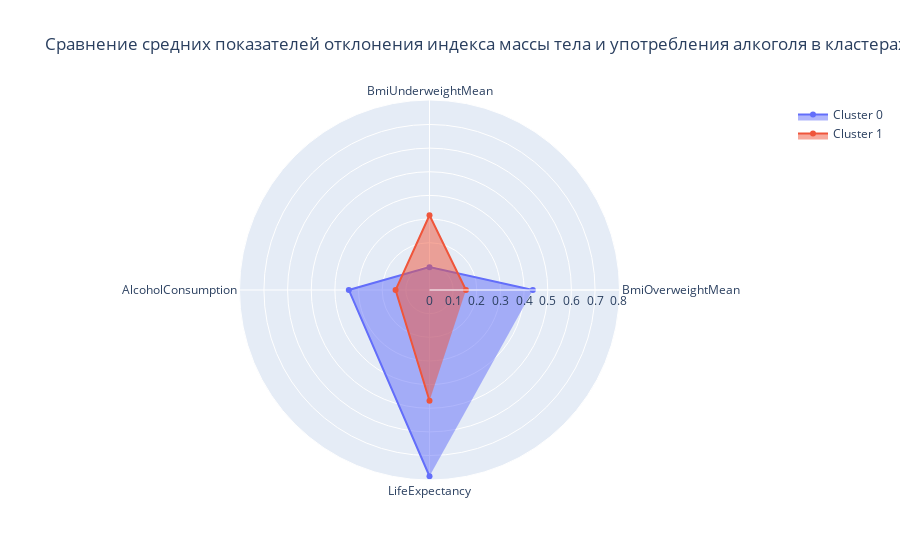

Notebook cell for this chart:
### Code cell
# Для построения графика масштабируем данные
health_scaled_data = get_scaled_data(health_data)

# Построим полярную диаграмму
display_clusters_profiles(    
    health_scaled_data.groupby(F.ClusterKMeans.value).agg('mean'),
    title='Сравнение средних показателей отклонения индекса массы тела и употребления алкоголя в кластерах стран',
    should_display_table=False,
    is_custom_size=False,
)

### Figure 1 — Plotly figure (JSON) as saved in the notebook; plotly's stock layout.template omitted (floating-point values rounded to 4 significant figures)
{"data": [{"fill": "toself", "name": "Cluster 0", "r": [0.4369, 0.0967, 0.3412, 0.7875], "theta": ["BmiOverweightMean", "BmiUnderweightMean", "AlcoholСonsumption", "LifeExpectancy"], "type": "scatterpolar"}, {"fill": "toself", "name": "Cluster 1", "r": [0.1541, 0.316, 0.1434, 0.468], "theta": ["BmiOverweightMean", "BmiUnderweightMean", "AlcoholСonsumption", "LifeExpectancy"], "type": "scatterpolar"}], "layout": {"showlegend": true, "title": {"text": "Сравнение средних показателей отклонения индекса массы тела и употребления алкоголя в кластерах стран"}}}
